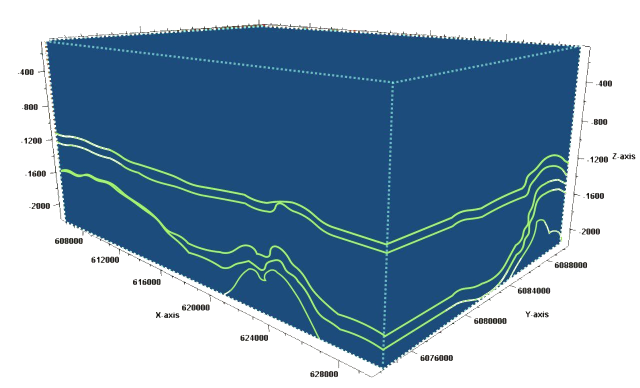
#> input picture models/Inter-cube generalization/images/cube_detection.jpg, 1280 x 776 px (shown at 1/2 size)
$ python -i geometric_transforms.py   (imports and definitions only)
#> lines starting #> are read from the running program, lines starting #| are printed output that depends on the picture
#> further down, picture is the input picture: shape (776, 1280, 3); mean B, G, R 181.5, 159.4, 132.8
""" Geometric transforms. """
from math import ceil, atan, cos, sin

import numpy as np
import cv2


# Rotate
# [223 lines left out: functions rotate_2d, rotate_3d, _rotate_2d, resize, scale_2d, scale_3d and 7 more, not called in this run]

def elastic_transform(array, alpha=40, sigma=4, rng=None):
    """ Transform indexing grid of the first two axes.

    Parameters
    ----------
    alpha : float
        Maximum shift along each axis.
    sigma : float
        Smoothening factor.
    """
#> called with alpha = 40, sigma = 4
    rng = rng or np.random.default_rng(rng)
    shape_size = array.shape[:2]
#> shape_size = (776, 1280)

    grid_scale = 4
    alpha //= grid_scale
    sigma //= grid_scale
    grid_shape = (shape_size[0]//grid_scale, shape_size[1]//grid_scale)
#> grid_shape = (194, 320)

    blur_size = int(4 * sigma) | 1
    rand_x = cv2.GaussianBlur(rng.random(size=grid_shape, dtype=np.float32) * 2 - 1,
                              ksize=(blur_size, blur_size), sigmaX=sigma) * alpha
    rand_y = cv2.GaussianBlur(rng.random(size=grid_shape, dtype=np.float32) * 2 - 1,
                              ksize=(blur_size, blur_size), sigmaX=sigma) * alpha
    if grid_scale > 1:
        rand_x = cv2.resize(rand_x, shape_size[::-1])
        rand_y = cv2.resize(rand_y, shape_size[::-1])

    grid_x, grid_y = np.meshgrid(np.arange(shape_size[1]), np.arange(shape_size[0]))
    grid_x = (grid_x.astype(np.float32) + rand_x)
    grid_y = (grid_y.astype(np.float32) + rand_y)

    return cv2.remap(array, grid_x, grid_y,
                     borderMode=cv2.BORDER_REFLECT_101,
                     interpolation=cv2.INTER_LINEAR).reshape(array.shape)
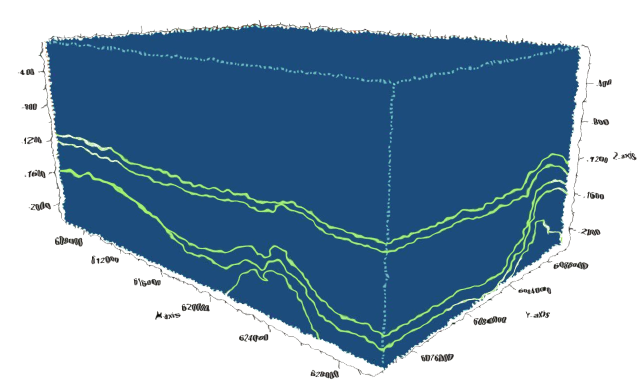
#> returned value: shape (776, 1280, 3) (shown at 1/2 size); mean of channels 0, 1, 2 181.5, 159.3, 132.7; drawn as B, G, R

>>> import cv2
>>> picture = cv2.imread('../../models/Inter-cube generalization/images/cube_detection.jpg')
>>> result = elastic_transform(picture)
